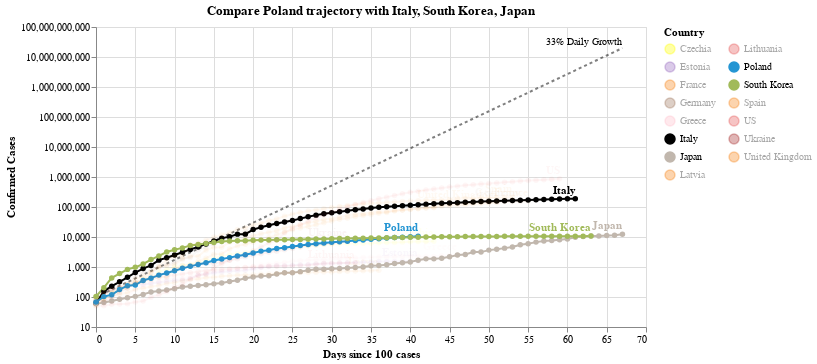

Source (notebook cell):
### Code cell
#hide_input
chart3 = make_since_chart(['Poland'])
chart3

### Figure 1 — Vega-Lite specification as saved in the notebook (floating-point values rounded to 4 significant figures; data arrays with more than 128 entries replaced by an {"elided": "..."} marker saying what was removed)
{"config": {"view": {"continuousWidth": 400, "continuousHeight": 300}}, "layer": [{"mark": {"type": "line", "color": "black", "opacity": 0.5, "strokeDash": [3, 3]}, "encoding": {"x": {"type": "quantitative", "field": "Days since 100 cases"}, "y": {"type": "quantitative", "field": "Confirmed Cases"}}}, {"mark": {"type": "text", "align": "right", "dy": -6, "fontSize": 10, "text": "33% Daily Growth"}, "encoding": {"x": {"type": "quantitative", "field": "Days since 100 cases"}, "y": {"type": "quantitative", "field": "Confirmed Cases"}}, "transform": [{"filter": "(datum['Days since 100 cases'] >= 67)"}]}, {"data": {"name": "data-34068fc04208e3e4af8c7985fd9620e2"}, "mark": {"type": "line", "point": true}, "encoding": {"color": {"type": "nominal", "field": "Country", "legend": {"columns": 2}, "scale": {"domain": ["Czechia", "Estonia", "France", "Germany", "Greece", "Italy", "Japan", "Latvia", "Lithuania", "Poland", "South Korea", "Spain", "US", "Ukraine", "United Kingdom"], "range": ["yellow", "#9467bd", "#F58518", "#9D755D", "pink", "black", "#C1B7AD", "#F58518", "#E45756", "#2495D3", "#A1BA59", "#F58518", "#E45756", "brown", "#F58518"]}}, "opacity": {"condition": {"value": 1, "selection": "selector006"}, "value": 0.05}, "tooltip": [{"type": "nominal", "field": "Country"}, {"type": "temporal", "field": "Date"}, {"type": "quantitative", "field": "Confirmed Cases"}, {"type": "quantitative", "field": "Days since 100 cases"}], "x": {"type": "quantitative", "field": "Days since 100 cases"}, "y": {"type": "quantitative", "field": "Confirmed Cases", "scale": {"type": "log"}}}, "selection": {"selector006": {"type": "multi", "fields": ["Country"], "bind": "legend", "init": [{"Country": "Poland"}, {"Country": "Italy"}, {"Country": "South Korea"}, {"Country": "Japan"}]}}, "width": 550}, {"data": {"name": "data-34068fc04208e3e4af8c7985fd9620e2"}, "mark": {"type": "text", "align": "right", "dy": -8, "fontWeight": "bold"}, "encoding": {"color": {"type": "nominal", "field": "Country", "legend": {"columns": 2}, "scale": {"domain": ["Czechia", "Estonia", "France", "Germany", "Greece", "Italy", "Japan", "Latvia", "Lithuania", "Poland", "South Korea", "Spain", "US", "Ukraine", "United Kingdom"], "range": ["yellow", "#9467bd", "#F58518", "#9D755D", "pink", "black", "#C1B7AD", "#F58518", "#E45756", "#2495D3", "#A1BA59", "#F58518", "#E45756", "brown", "#F58518"]}}, "opacity": {"condition": {"value": 1, "selection": "selector006"}, "value": 0.05}, "text": {"type": "nominal", "field": "Country"}, "tooltip": [{"type": "nominal", "field": "Country"}, {"type": "temporal", "field": "Date"}, {"type": "quantitative", "field": "Confirmed Cases"}, {"type": "quantitative", "field": "Days since 100 cases"}], "x": {"type": "quantitative", "field": "Days since 100 cases"}, "y": {"type": "quantitative", "field": "Confirmed Cases", "scale": {"type": "log"}}}, "transform": [{"filter": "(datum['Date'] >= 1587600000000)"}], "width": 550}], "data": {"name": "data-c03d5ae0f3dc2a7efa94be4de4ec1a12"}, "title": "Compare Poland trajectory with Italy, South Korea, Japan", "$schema": "https://vega.github.io/schema/vega-lite/v4.0.2.json", "datasets": {"data-c03d5ae0f3dc2a7efa94be4de4ec1a12": [{"Days since 100 cases": 0, "Confirmed Cases": 100.0}, {"Days since 100 cases": 1, "Confirmed Cases": 133.0}, {"Days since 100 cases": 2, "Confirmed Cases": 176.9}, {"Days since 100 cases": 3, "Confirmed Cases": 235.3}, {"Days since 100 cases": 4, "Confirmed Cases": 312.9}, {"Days since 100 cases": 5, "Confirmed Cases": 416.2}, {"Days since 100 cases": 6, "Confirmed Cases": 553.5}, {"Days since 100 cases": 7, "Confirmed Cases": 736.1}, {"Days since 100 cases": 8, "Confirmed Cases": 979.1}, {"Days since 100 cases": 9, "Confirmed Cases": 1302.0}, {"Days since 100 cases": 10, "Confirmed Cases": 1732.0}, {"Days since 100 cases": 11, "Confirmed Cases": 2303.0}, {"Days since 100 cases": 12, "Confirmed Cases": 3064.0}, {"Days since 100 cases": 13, "Confirmed Cases": 4074.0}, {"Days since 100 cases": 14, "Confirmed Cases": 5419.0}, {"Days since 100 cases": 15, "Confirmed Cases": 7207.0}, {"Days since 100 cases": 16, "Confirmed Cases": 9586.0}, {"Days since 100 cases": 17, "Confirmed Cases": 12750.0}, {"Days since 100 cases": 18, "Confirmed Cases": 16960.0}, {"Days since 100 cases": 19, "Confirmed Cases": 22550.0}, {"Days since 100 cases": 20, "Confirmed Cases": 29990.0}, {"Days since 100 cases": 21, "Confirmed Cases": 39890.0}, {"Days since 100 cases": 22, "Confirmed Cases": 53060.0}, {"Days since 100 cases": 23, "Confirmed Cases": 70560.0}, {"Days since 100 cases": 24, "Confirmed Cases": 93850.0}, {"Days since 100 cases": 25, "Confirmed Cases": 124800.0}, {"Days since 100 cases": 26, "Confirmed Cases": 166000.0}, {"Days since 100 cases": 27, "Confirmed Cases": 220800.0}, {"Days since 100 cases": 28, "Confirmed Cases": 293700.0}, {"Days since 100 cases": 29, "Confirmed Cases": 390600.0}, {"Days since 100 cases": 30, "Confirmed Cases": 519500.0}, {"Days since 100 cases": 31, "Confirmed Cases": 690900.0}, {"Days since 100 cases": 32, "Confirmed Cases": 918900.0}, {"Days since 100 cases": 33, "Confirmed Cases": 1222000.0}, {"Days since 100 cases": 34, "Confirmed Cases": 1625000.0}, {"Days since 100 cases": 35, "Confirmed Cases": 2162000.0}, {"Days since 100 cases": 36, "Confirmed Cases": 2875000.0}, {"Days since 100 cases": 37, "Confirmed Cases": 3824000.0}, {"Days since 100 cases": 38, "Confirmed Cases": 5086000.0}, {"Days since 100 cases": 39, "Confirmed Cases": 6764000.0}, {"Days since 100 cases": 40, "Confirmed Cases": 8996000.0}, {"Days since 100 cases": 41, "Confirmed Cases": 11970000.0}, {"Days since 100 cases": 42, "Confirmed Cases": 15910000.0}, {"Days since 100 cases": 43, "Confirmed Cases": 21170000.0}, {"Days since 100 cases": 44, "Confirmed Cases": 28150000.0}, {"Days since 100 cases": 45, "Confirmed Cases": 37440000.0}, {"Days since 100 cases": 46, "Confirmed Cases": 49790000.0}, {"Days since 100 cases": 47, "Confirmed Cases": 66230000.0}, {"Days since 100 cases": 48, "Confirmed Cases": 88080000.0}, {"Days since 100 cases": 49, "Confirmed Cases": 117100000.0}, {"Days since 100 cases": 50, "Confirmed Cases": 155800000.0}, {"Days since 100 cases": 51, "Confirmed Cases": 207200000.0}, {"Days since 100 cases": 52, "Confirmed Cases": 275600000.0}, {"Days since 100 cases": 53, "Confirmed Cases": 366600000.0}, {"Days since 100 cases": 54, "Confirmed Cases": 487500000.0}, {"Days since 100 cases": 55, "Confirmed Cases": 648400000.0}, {"Days since 100 cases": 56, "Confirmed Cases": 862400000.0}, {"Days since 100 cases": 57, "Confirmed Cases": 1147000000.0}, {"Days since 100 cases": 58, "Confirmed Cases": 1525000000.0}, {"Days since 100 cases": 59, "Confirmed Cases": 2029000000.0}, {"Days since 100 cases": 60, "Confirmed Cases": 2698000000.0}, {"Days since 100 cases": 61, "Confirmed Cases": 3589000000.0}, {"Days since 100 cases": 62, "Confirmed Cases": 4773000000.0}, {"Days since 100 cases": 63, "Confirmed Cases": 6348000000.0}, {"Days since 100 cases": 64, "Confirmed Cases": 8443000000.0}, {"Days since 100 cases": 65, "Confirmed Cases": 11230000000.0}, {"Days since 100 cases": 66, "Confirmed Cases": 14940000000.0}, {"Days since 100 cases": 67, "Confirmed Cases": 19860000000.0}], "data-34068fc04208e3e4af8c7985fd9620e2": {"elided": "750 records"}}}
